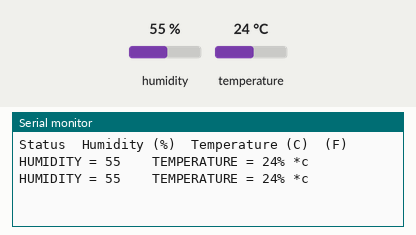
Recording of a sketch running on a simulated Arduino Uno, built with avr-gcc and run on an emulated ATmega328P. Shown: the last lines printed to the serial monitor. The test bench sets the inputs (shaded band); at power-on: humidity 55 %, temperature 24 °C.

Above: at 3.8 s.
3.9 s: humidity set to 22 %
At 7.4 s:
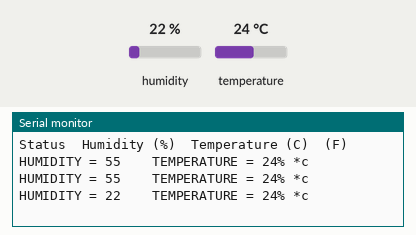
7.8 s: temperature set to 12 °C
At 9.4 s:
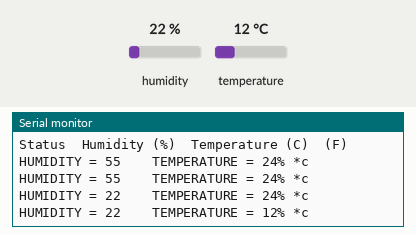
11.7 s: humidity set to 40 %
At 12.6 s:
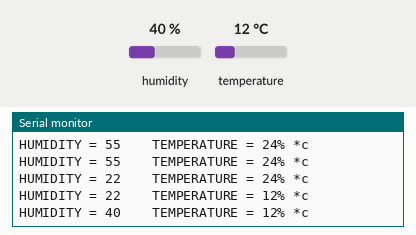
Timing chart, 0 to 14.7 s (numbered marks = the images above; inputs shaded):
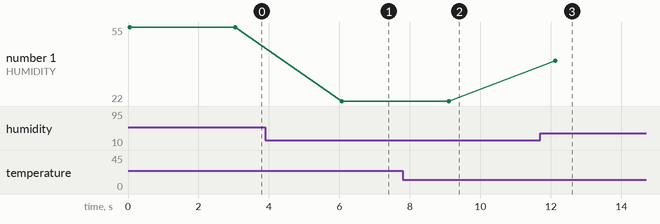

Measured:
- after the input at 3.9 s, the serial monitor: prints a new line after 2.2 s (image 1)
- after the input at 7.8 s, the serial monitor: prints a new line after 1.3 s (image 2)
- after the input at 11.7 s, the serial monitor: prints a new line after 0.42 s (image 3)
- plotted number 1: 55 → 22 after the input at 3.9 s, 22 → 40 after the input at 11.7 s

The sketch:

DHT11_interfacing.ino
```cpp
#include <DHT.h>
#define DHTTYPE DHT11
#define DHTPIN 13
DHT dht(DHTPIN, DHTTYPE);

void setup()
{
  Serial.begin(9600);
  dht.begin();
  Serial.println("Status\tHumidity (%)\tTemperature (C)\t(F)");
}
void loop()
{
  short humidity = dht.readHumidity();
  short temp = dht.readTemperature();
  Serial.print("HUMIDITY = ");
  Serial.print(humidity );
  Serial.print("\t\t");

  Serial.print("TEMPERATURE = ");
  Serial.print(temp);
  Serial.print("% *c");
  Serial.print("\n");
  delay(3000);
}
```
